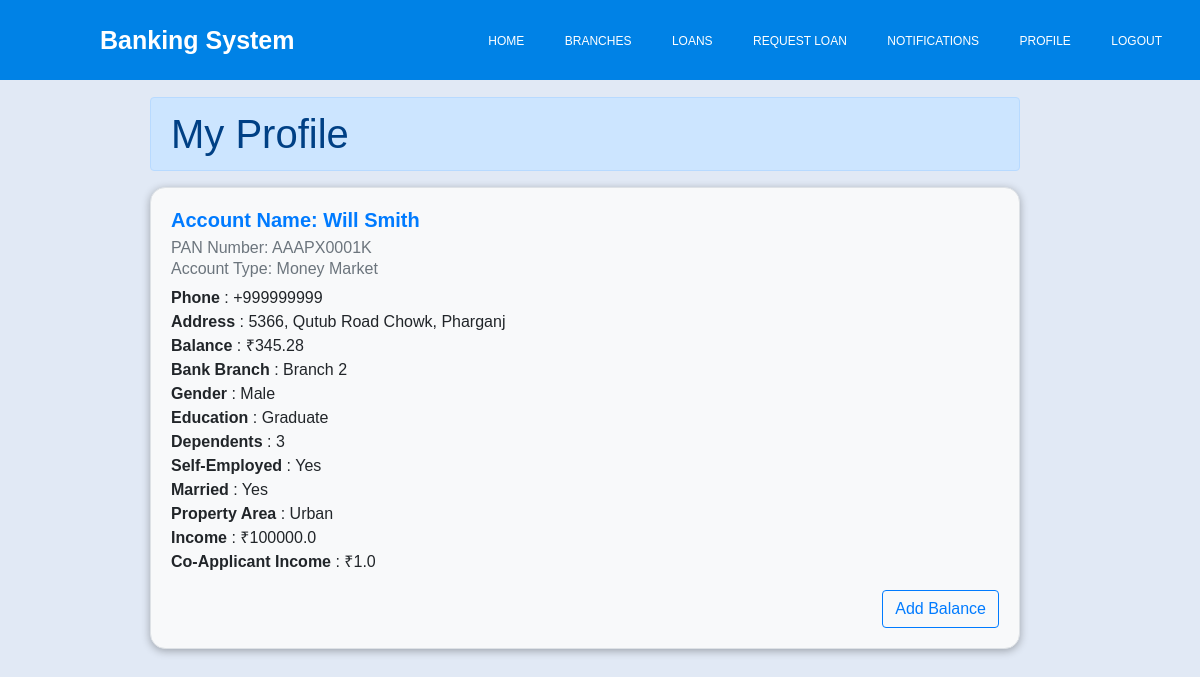
The page /my-profile (signed in) on the database as committed earlier.
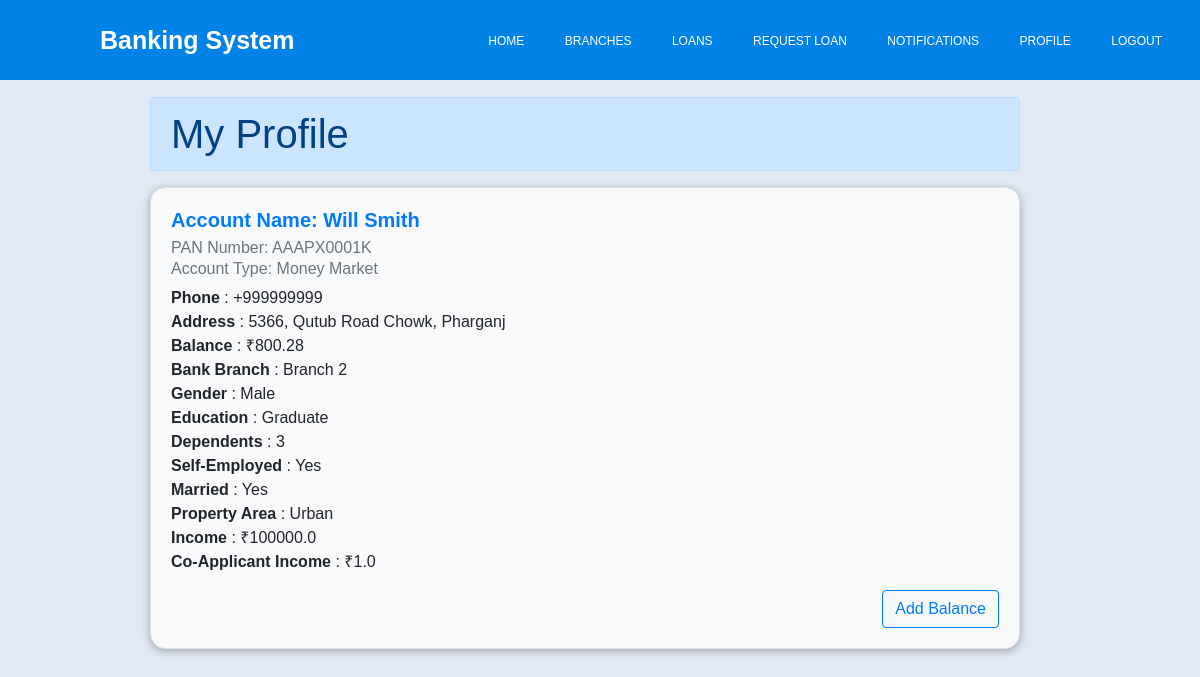
The same page on the database as committed later.
### bank_management/models.py (models this page shows, shortened)
class Account(models.Model):
    account_type = models.CharField(max_length=15, choices=ACCOUNT_TYPES)
    balance = models.DecimalField(max_digits=10, decimal_places=2,default=0)
    hold_by = models.ForeignKey(User, on_delete=models.CASCADE)
    branch = models.ForeignKey(Branch, on_delete=models.CASCADE)

class Branch(models.Model):
    name = models.CharField(max_length=100)
    address = models.CharField(max_length=200)
    code = models.CharField(max_length=10, unique=True)
    class Meta:
        verbose_name_plural = 'Branches'
    def __str__(self):
        return self.name

### bank_management/views.py (the view)
# urls.py: path("my-profile",my_profile,name='my-profile'),
@login_required
def my_profile(request):
    profile = request.user
    account = Account.objects.filter(hold_by=profile).first()
    context = {
        "account":account,
        "profile":profile,
    }
    return render(request,"my-profile.html",context)

### bank_management/context_processors.py (called while the page is built)
def count_notifications(request):
    count_notifications=0
    if request.user.is_authenticated:
        count_notifications = Notification.objects.filter(user=request.user,is_seen=False).count()
    return {"count_notifications":count_notifications}

### banking_system/templates/my-profile.html (shortened to what this page needs)
{% extends 'base.html' %} {% block content %}
<div class="row mt-2" style="width: 100%">
  <div class="col">
    <h1
      class="alert alert-primary"
      style="margin-right: 150px; margin-left: 150px"
    >
      My Profile
    </h1>
    <div
      class="card mt-2"
      style="
        background-color: #f8f9fa;
        border: 1px solid #dee2e6;
        border-radius: 0.95rem;
        box-shadow: 0 0.125rem 0.5rem rgba(0, 0, 0, 0.3);
        margin-left: 150px;
        margin-right: 150px;
      "
    >
      <div class="card-body">
        <h5
          class="card-title"
          style="color: #007bff; font-size: 1.25rem; font-weight: bold"
        >
          Account Name: {{profile.account_name}}
        </h5>
        <h6 class="card-subtitle mb-2 text-muted">
          PAN Number: {{profile.pan_number}}
        </h6>
        <h6 class="card-subtitle mb-2 text-muted">
          Account Type: {{account.get_account_type_display}}
        </h6>
        <p class="card-text">
          {% if profile.phone %} <b>Phone</b> : {{profile.phone}}
          <br />{% endif %} {% if profile.address %}
          <b>Address</b> : {{profile.address}} <br />{% endif %}
          <b>Balance</b> : &#8377;{{account.balance}} <br />
          <b>Bank Branch</b> : {{account.branch}} <br />
          <b>Gender</b> : {{user.get_gender_display}} <br />
          <b>Education</b> : {{user.get_education_display}} <br />
          <b>Dependents</b> : {{user.get_dependents_display}} <br />
          <b>Self-Employed</b> : {{user.get_self_employed_display}} <br />
          <b>Married</b> : {{user.get_married_display}} <br />
          <b>Property Area</b> : {{user.get_property_area_display}} <br />
          <b>Income</b> : &#8377;{{user.applicant_income}} <br />
          {% if user.co_applicant_income %}
          <b>Co-Applicant Income</b> : &#8377;{{user.co_applicant_income}}
          <br />{% endif %}
        </p>
        <button
          type="button"
          class="btn btn-outline-primary float-end"
          data-toggle="modal"
          data-target="#addBalanceModal"
        >
          Add Balance
        </button>
      </div>
    </div>
  </div>
</div>
{% endblock content %}

Rows that differ between the two databases and show on the page:
changed Account "Money Market": balance "345.28" → "800.28"
